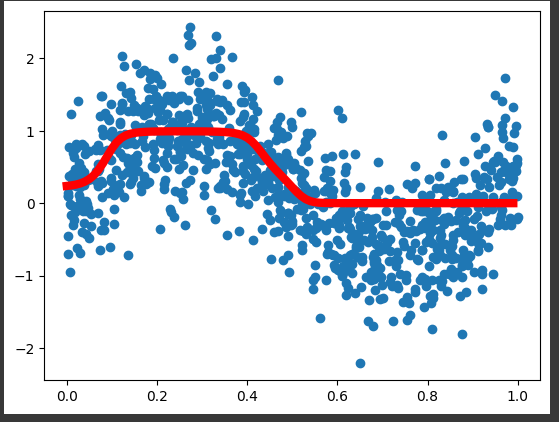

Recreate this plot in Python.
#2018112571 김수성

import numpy as np
from collections import OrderedDict
import matplotlib.pyplot as plt
import pandas as pd

class Loss:
    def __init__(self):
        self.loss = None
        self.y = None
        self.t = None

    def forward(self, y, t):
        self.y = y
        self.t = t.reshape(-1, 1)
        return 0.5 * np.sum((self.y - self.t) ** 2) / self.t.shape[0]

    def backward(self, dout=1):
        dx = (self.y - self.t)
        return dx

class Sigmoid:
    def __init__(self):
        self.out = None

    def forward(self, x):
        out = 1 / (1 + np.exp(-x))
        self.out = out
        return out

    def backward(self, dout):
        dx = dout * (1.0 - self.out) * self.out # 상류계층 미분 * y * (1-y)
        return dx

class Affine:
  def __init__(self, w, b):
    self.w = w
    self.b = b
    self.x = None

    self.dW = None
    self.db = None

  def forward(self, x):
    self.x = x
    return x.dot(self.w) + self.b

  def backward(self, dout):
    dx = np.dot(dout, self.w.T)
    self.dW = np.dot(self.x.T, dout)
    self.db = np.sum(dout, axis = 0)

    return dx

class ThreeLayerNet:
  def __init__(self):
    self.w = None
    self.grad = None
    self.weight_dict = {}
    self.weight_dict["W1"] = np.random.randn(1, 6)
    self.weight_dict["b1"] = np.zeros(6)

    self.weight_dict["W2"] = np.random.randn(6, 4)
    self.weight_dict["b2"] = np.zeros(4)

    self.weight_dict["W3"] = np.random.randn(4, 1)
    self.weight_dict["b3"] = np.zeros(1)

    self.layers = OrderedDict()
    self.layers["Affine1"] = Affine(self.weight_dict["W1"], self.weight_dict["b1"])
    self.layers["Sigmoid1"] = Sigmoid()
    self.layers["Affine2"] = Affine(self.weight_dict["W2"], self.weight_dict["b2"])
    self.layers["Sigmoid2"] = Sigmoid()
    self.layers["Affine3"] = Affine(self.weight_dict["W3"], self.weight_dict["b3"])
    self.layers["Sigmoid3"] = Sigmoid()
    self.lastLayer = Loss()

  def predict(self, x):
        for layer in self.layers.values():
            x = layer.forward(x)
        return x

  def loss(self, x, t):
      y = self.predict(x)
      return self.lastLayer.forward(y, t)

  def gradient(self, x, t):
      self.loss(x, t)
      dout = 1
      dout = self.lastLayer.backward(dout)
      layers = list(self.layers.values())
      layers.reverse()
      for i, layer in enumerate(layers):
          dout = layer.backward(dout)
      grads = {}
      grads["W1"] = self.layers["Affine1"].dW
      grads["b1"] = self.layers["Affine1"].db
      grads["W2"] = self.layers["Affine2"].dW
      grads["b2"] = self.layers["Affine2"].db
      grads["W3"] = self.layers["Affine3"].dW
      grads["b3"] = self.layers["Affine3"].db

      return grads

if __name__ =="__main__":
  path = "/content/drive/MyDrive/기계학습시스템설계/hw07/nonlinear.csv"
  df = pd.read_csv(path)
  X = df["x"].to_numpy().reshape(-1 ,1)
  Y = df["y"].to_numpy().reshape(-1, 1)
  learning_rate = 1.0
  epoch = 100
  model = ThreeLayerNet()

  loss_list = []
  for i in range(epoch):
    for j in range(X.shape[0]):
      x = X[j].reshape(1, 1)
      y = Y[j].reshape(1, 1)
      grad = model.gradient(x, y)
      for key in ("W1", "b1", "W2", "b2", "W3", "b3"):
          model.weight_dict[key] -= learning_rate * grad[key]
    loss = model.loss(X, Y)
    loss_list.append(loss)

  plt.scatter(X, Y)
  x = np.arange(0, 1, 0.01).reshape(-1, 1)
  y = model.predict(x)
  plt.plot(x, y, linewidth=6, color="red")
  plt.show()
